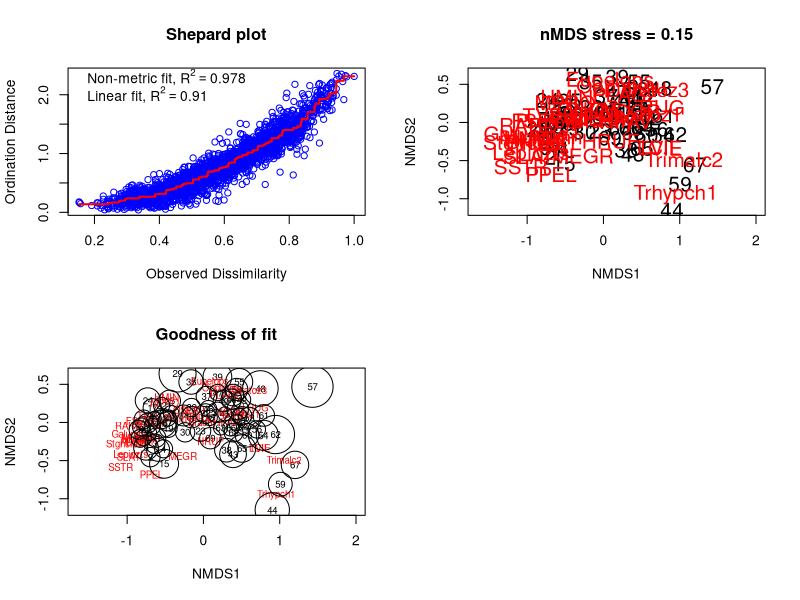
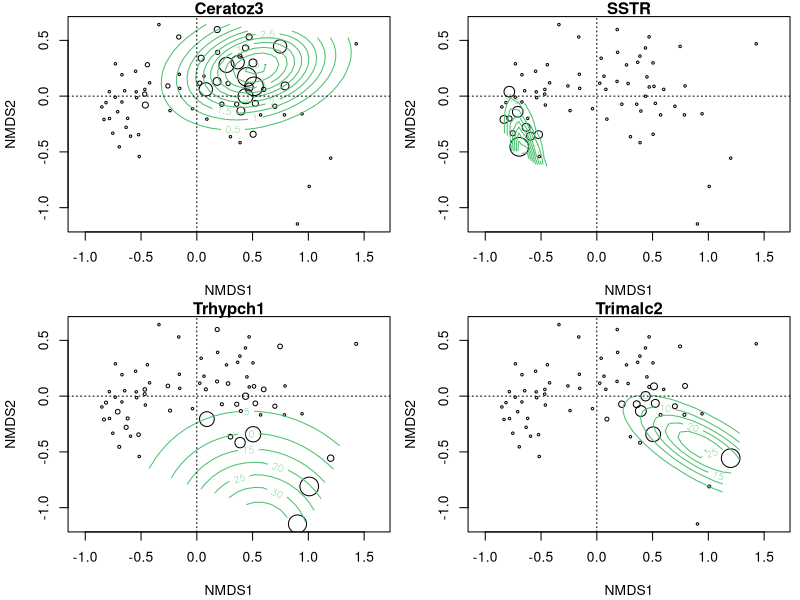
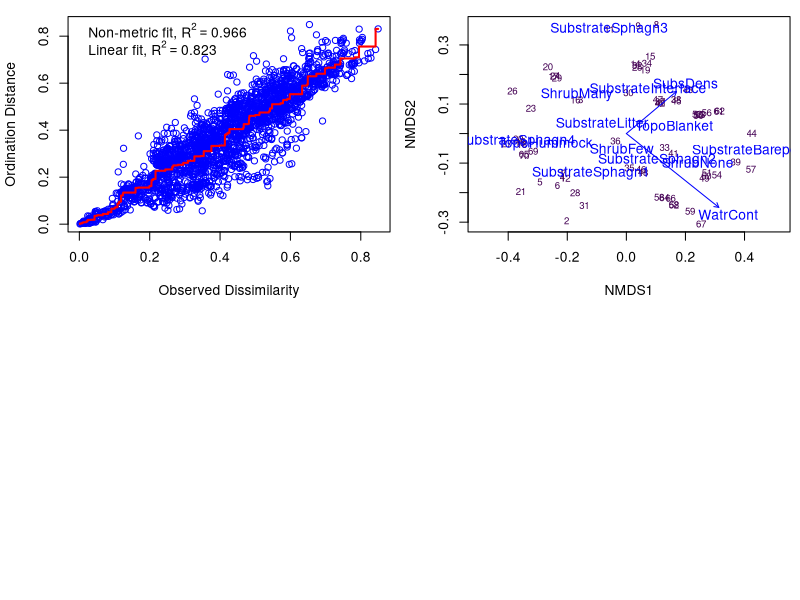
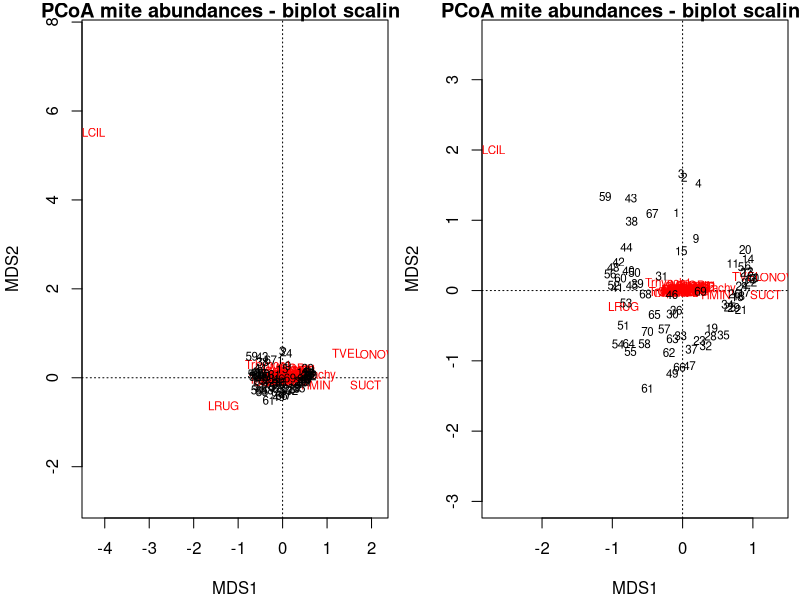

These charts were generated, in order, by the following R code: (Note: this script raises an error after producing the figures.)
#Author: Viwe Mabongo
#Date: 23 July 2021
#Task: Mite and Dune Ordinations


library(vegan)
library(cluster)
library(tidyverse)



# Loading mite species data -----------------------------------------------

data("mite") #loading mite abundance data

Spe <- mite


# Do nmDS -----------------------------------------------------------------

Spe_nmds <- metaMDS(Spe, distance = "bray")
Spe_nmds

par(mfrow = c(2, 2))
stressplot(Spe_nmds, main = "Shepard plot")
ordiplot(Spe_nmds, type = "t", cex = 1.5, main = paste0("nMDS stress = ", round(Spe_nmds$stress, 2)))
gof = goodness(Spe_nmds)
plot(Spe_nmds, type = "t", main = "Goodness of fit")
points(Spe_nmds, display = "sites", cex = gof * 200)

require('viridis')
palette(viridis(8))
par(mar = c(4, 4, 0.9, 0.5) + .1, mfrow = c(2, 2))
with(Spe, tmp <- ordisurf(Spe_nmds ~ Ceratoz3, bubble = 3,
                          family = quasipoisson, knots = 2, col = 6,
                          display = "sites", main = "Ceratoz3"))
abline(h = 0, v = 0, lty = 3)
with(Spe, tmp <- ordisurf(Spe_nmds ~SSTR , bubble = 3,
                          family = quasipoisson, knots = 2, col = 6,
                          display = "sites", main = "SSTR"))
abline(h = 0, v = 0, lty = 3)
with(Spe, tmp <- ordisurf(Spe_nmds ~ Trhypch1, bubble = 3,
                          family = quasipoisson, knots = 2, col = 6,
                          display = "sites", main = "Trhypch1"))
abline(h = 0, v = 0, lty = 3)
with(Spe, tmp <- ordisurf(Spe_nmds ~ Trimalc2, bubble = 3,
                          family = quasipoisson, knots = 2, col = 6,
                          display = "sites", main = "Trimalc2"))
abline(h = 0, v = 0, lty = 3)



# Adding the environmental variables in the plot --------------------------


data("mite.env") # loading mite environmental data

Env <- mite.env

Dist.mite <- daisy(Env, metric = "gower")# Calculating the distance matrix with Gower distance matrix.

Dist_mat <- as.matrix(Dist.mite)# Calculating the distance matrix with Gower distance matrix.

Env_nMDS <- metaMDS(Dist_mat)# doing the nMDS for environmental data.
Env_nMDS

stressplot(Env_nMDS)# Visualizing the environmental stresspolt.

ordiplot(Env_nMDS, type = "text")# Creating a plot for sites

Env.fit <- envfit(Env_nMDS, Env)# Creating the env fit for these variales.
plot(Env.fit)# Plotting the environmental variables.

#Pane 1 shows that the Ceratoz3 species is found on the right side of the ordination diagram,
#where it mostly abundant.

#Pane 2 shows the SSTR species is highly abundant on the left side of the ordination diagram,
#with green lines indicating that the circles that lie on the same line have thae same abundance
# of this particular species.

#Pane 3 shows that the Trhypch1 species is abundant on the right side of the ordination diagram
#with the big circles showing where this species is highly abundant.

#Pane 4 illustates the abundance of the Trimalc2 species abundance together with the environmental
#variables and pane 3 and pane 4 shows some covariance, where these species are highly abundant.
#The environmental variables that show much influence on the abundance of these mites is 
# Water Content and Substrate Density, this is ecological reasonable as there are mites that
#live in water, meaning these mites in this dataset are those that prefer water as the habitat.


# The Shepered plot shows that there is a good relationship between Ordination Distance and 
#Observed Dissimilarity, with a good r squared that is 0.978.


# Do PCoA for mite abundance data -----------------------------------------

Spe_pcoa <- capscale(Spe ~ 1, distance = "bray")
Spe_pcoa

summary(Spe_pcoa)

round(sum(Spe_pcoa$CA$eig[1:3]) / sum(Spe_pcoa$CA$eig) * 100, 2)


par(mfrow = c(1, 2))
plot(Spe_pcoa, scaling = 1, main = "PCoA mite abundances - biplot scaling 1")
plot(Spe_pcoa, scaling = 2, main = "PCoA mite abundances - biplot scaling 2")

#Scaling 1 biplot shows that the sites are concentrated on the centre of the ordination,
# and towards the right side of the ordination, and most of these species will most occur on
#those concentrated sites.


#Scaling 2 biplot shows that these species are closely associated and will be highly
# abundant on sites 46 and 69 of the ordination diagram.


# Section 2 ---------------------------------------------------------------

data("dune")
data("dune.env")

#This dataset was collected as a part of the project focused on the effect of management on dune meadows.
#It contains 20 plots of 2×2 m2, sampled in 1982 following Braun-Blanquet method estimating plant cover 
#in each plot (using 9-grade ordinal cover scale). Total of 30 species (28 vascular and 2 bryophytes) 
#were recorded.


env <- dune.env
env1 <- dplyr::select(env, -3, -4)
head(env1)

glimpse(env1)


# Calculate the PCA -------------------------------------------------------


env1_pca <- rda(env1,scale = TRUE)
env1_pca

round(env1_pca$CA$eig[1], 3)

sum(env1_pca$CA$eig)

round(env1_pca$CA$eig[1] / sum(env1_pca$CA$eig) * 100, 1)

summary(env1_pca)



# Graphical representation ------------------------------------------------


par(mfrow = c(1, 2))
biplot(env1_pca, scaling = 1, main = "PCA scaling 1", choices = c(1, 2))
biplot(env1_pca, scaling = 2, main = "PCA scaling 2", choices = c(1, 2))

#Scaling plot 1 on the right side of the ordination shows that 14 and 15
#are closely related and are influenced by Moisture content of the soil and Thickness of the A1 horizon.


#Scaling plot 2 on the right side of the ordination shows that thickness of the A1 horizon
# and moisture content of the soil are strongly correlated based on the side of the angle
# betwwen these varialbe vectors.



# Do Correspondence Analysis ----------------------------------------------

spe <- dune

spe_ca <- cca(spe)
spe_ca

summary(spe_ca)

round(sum(spe_ca$CA$eig), 5)

round(spe_ca$CA$eig[1], 5)

round(sum(spe_ca$CA$eig[1:2]), 5)

round(sum(spe_ca$CA$eig[1:2]) / sum(spe_ca$CA$eig) * 100, 2)

# Ordination diagrams -----------------------------------------------------


par(mfrow = c(1, 2))
plot(spe_ca, scaling = 1, main = "CA dune abundances - biplot scaling 1")
plot(spe_ca, scaling = 2, main = "CA dune abundances - biplot scaling 2")

#Scaling 1 biplot shows that sites 17 and 19 are closely assocciated and the 
#species Anthodor is likely to occur in both these two sites. Also sites 15,16 and 20
# on the right side of the ordination are closely associated at the species that occur
#in these sites are the same.


#Scaling 2 biplot on the right site of the ordination shows that
#species Callcusp, Ranuflam, Eleopalu and Comapalu are closely associated in terms of distance,
#which means that all these species are high likely to occur in the same site, 
#which in this case is site 15.


# Advanced plots ----------------------------------------------------------

require('viridis')
palette(viridis(8))
par(mar = c(4, 4, 0.9, 0.5) + .1, mfrow = c(2, 2))
with(spe, tmp <- ordisurf(spe_ca ~ Comapalu, bubble = 3,
                          family = quasipoisson, knots = 2, col = 6,
                          display = "sites", main = "Comapalu"))
abline(h = 0, v = 0, lty = 3)
with(spe, tmp <- ordisurf(spe_ca ~ Eleopalu, bubble = 3,
                          family = quasipoisson, knots = 2, col = 6,
                          display = "sites", main = "Eleopalu"))
abline(h = 0, v = 0, lty = 3)
with(spe, tmp <- ordisurf(spe_ca ~ Callcusp, bubble = 3,
                          family = quasipoisson, knots = 2, col = 6,
                          display = "sites", main = "Callcusp"))
abline(h = 0, v = 0, lty = 3)
with(spe, tmp <- ordisurf(spe_ca ~ Ranuflam , bubble = 3,
                          family = quasipoisson, knots = 2, col = 6,
                          display = "sites", main = "Ranuflam"))
abline(h = 0, v = 0, lty = 3)

#Pane 1 shows that the Comapalu species is abundant on the sites that are on the right side of
#the ordination diagram, with big circles on the right side of the ordination diagram, which means
#that is where the species is highly abundant.

#Pane 2 shows that the Eleopalu species also occurs on the right side of the ordination
#diagram, with big circles that fall on the same green line meaning these sites have
#same abundance of this species.

#Pane 3 shows that the Callcusp is also abundant on the right side of the ordination,
#diagram with the same big circles sowing the high abundance of this species.


#Pane 4 shows that the Ranuflam is abundant on the sites that are on the right side of the ordination
# diagram, then in all these four panes there is covarriance on where these species are abundant.

(spe_ca_env1 <- envfit(spe_ca, env1, scaling = 2))
plot(Spe_ca_env1, col = "grey40")
plot(spe_ca_env1, p.max = 0.05, col = "red")

#Based on the sites where these species are mostly abundant Moisture is the 
#environmental variable that influences their distribution, which means where there is high
#Moisture there is high abundance of these 4 selected species.




